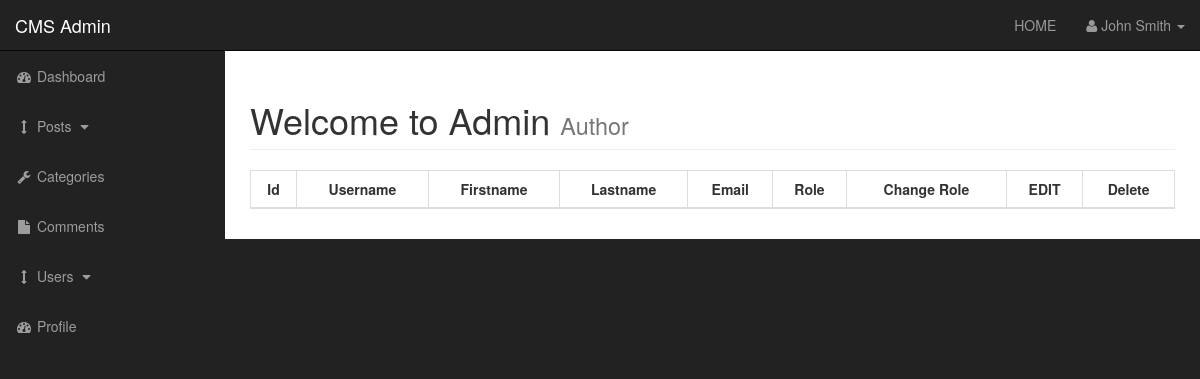
Page /admin/users.php on the earlier database version.
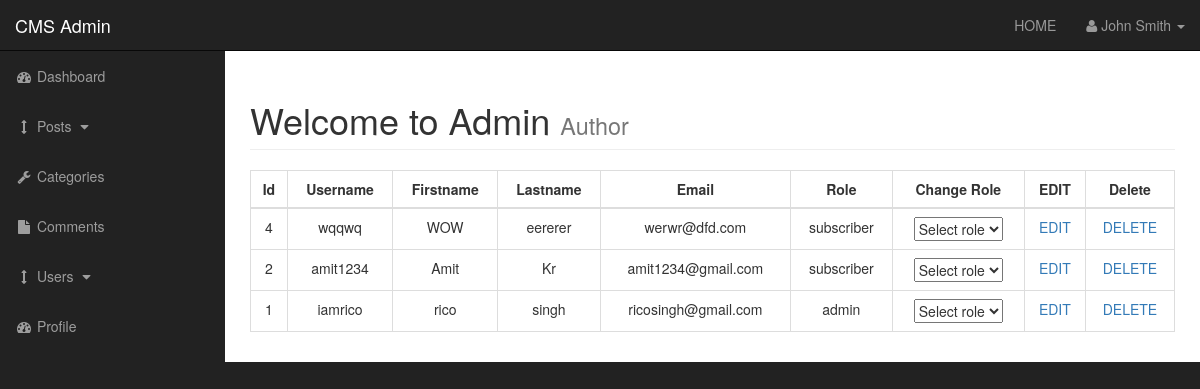
Same page on the later database version.
### tables this page shows
CREATE TABLE `users` (
  `user_id` int(3) NOT NULL,
  `username` varchar(255) NOT NULL,
  `user_password` varchar(255) NOT NULL,
  `user_firstname` varchar(255) NOT NULL,
  `user_lastname` varchar(255) NOT NULL,
  `user_email` varchar(255) NOT NULL,
  `user_image` text NOT NULL,
  `user_role` varchar(255) NOT NULL,
  `randSalt` varchar(255) NOT NULL
);

### admin/includes/view_all_users.php (the view, shortened to what this page needs)
<table class="table table-bordered table-hover text-center">
    <thead>
        <tr>
            <th class="text-center">Id</th>
            <th class="text-center">Username</th>
            <th class="text-center">Firstname</th>
            <th class="text-center">Lastname</th>
            <th class="text-center">Email</th>
            <th class="text-center">Role</th>
            <th class="text-center">Change Role</th>
            <th class="text-center">EDIT</th>
            <th class="text-center">Delete</th>
        </tr>
    </thead>
    <tbody>
        <?php
            $query = "SELECT * FROM users ORDER BY user_id DESC";
            $all_users = mysqli_query($connection,$query);
            while($row = mysqli_fetch_assoc($all_users)){
                $user_id = $row['user_id'];
                $username = $row['username'];
                $user_firstname = $row['user_firstname'];
                $user_lastname = $row['user_lastname'];
                $user_email = $row['user_email'];
                $user_role = $row['user_role'];
                echo"<tr>";
                echo"<td>{$user_id}</td>";
                echo"<td>{$username}</td>";
                echo"<td>{$user_firstname}</td>";
                echo"<td>{$user_lastname}</td>";
                echo"<td>{$user_email}</td>";
                echo"<td>{$user_role}</td>";
                echo"<td><select name=user_role>
                           <option value='select_role'>Select role</option>
                           <option value='admin'>Admin</option>
                           <option value='subscriber'>Subscriber</option>
                         </select>
                     </td>";
                echo"<td><a href='users.php?source=edit_user&edit_user={$user_id}'>EDIT</a></td>";
                echo"<td><a href='users.php?delete={$user_id}'>DELETE</a></td>";
                echo"</tr>";
            }
        ?>
    </tbody>
</table>

### admin/includes/admin_header.php (shortened to what this page needs)
<!DOCTYPE html>
<html lang="en">
<head>
    <link href="css/bootstrap.min.css" rel="stylesheet">
    <link href="css/sb-admin.css" rel="stylesheet">
    <link href="font-awesome/css/font-awesome.min.css" rel="stylesheet" type="text/css">
</head>
<body>

### admin/users.php (shortened to what this page needs)
<?php  include "includes/admin_header.php"?>
    <div id="wrapper">
        <?php include "includes/admin_navigation.php"?>
        <div id="page-wrapper">
            <div class="container-fluid">
                <div class="row">
                    <div class="col-lg-12">
                       <h1 class="page-header">
                             Welcome to Admin
                            <small>Author</small>
                        </h1>
                        <?php
                            if(isset($_GET['source'])){
                                $source = $_GET['source'];
                            } else {
                                $source = "";
                            }
                            switch($source){
                                default:
                                    include "includes/view_all_users.php";
                            }
                        ?>
                    </div>
                </div>
            </div>
        </div>
    </div>
<?php include "includes/admin_footer.php"?>

### admin/includes/admin_navigation.php (shortened to what this page needs)
<nav class="navbar navbar-inverse navbar-fixed-top" role="navigation">
            <div class="navbar-header">
                <a class="navbar-brand" href="index.php">CMS Admin</a>
            </div>
            <ul class="nav navbar-right top-nav">
                <li><a href="../index.php">HOME</a></li>
                <li class="dropdown">
                    <a href="#" class="dropdown-toggle" data-toggle="dropdown"><i class="fa fa-user"></i> John Smith <b class="caret"></b></a>
                </li>
            </ul>
            <div class="collapse navbar-collapse navbar-ex1-collapse">
                <ul class="nav navbar-nav side-nav">
                    <li>
                        <a href="index.php"><i class="fa fa-fw fa-dashboard"></i> Dashboard</a>
                    </li>
                    <li>
                        <a href="javascript:;" data-toggle="collapse" data-target="#posts_dropdown">
                        <i class="fa fa-fw fa-arrows-v"></i> Posts <i class="fa fa-fw fa-caret-down"></i></a>
                    </li>
                    <li>
                        <a href="./categories.php"><i class="fa fa-fw fa-wrench"></i> Categories</a>
                    </li>
                    <li class="a">
                        <a href="./comments.php"><i class="fa fa-fw fa-file"></i> Comments</a>
                    </li>
                    <li>
                        <a href="javascript:;" data-toggle="collapse" data-target="#demo">
                        <i class="fa fa-fw fa-arrows-v"></i> Users <i class="fa fa-fw fa-caret-down"></i></a>
                    </li>
                    <li>
                        <a href="index.html"><i class="fa fa-fw fa-dashboard"></i> Profile</a>
                    </li>
                </ul>
            </div>
        </nav>

### admin/includes/admin_footer.php (shortened to what this page needs)
</body>
</html>

### admin/css/sb-admin.css (style rules this page uses)
body { margin-top: 100px; background-color: #222; }
@media (min-width:768px) { body { margin-top: 50px; } }
#wrapper { padding-left: 0; }
#page-wrapper { width: 100%; padding: 0; background-color: #fff; }
@media (min-width:768px) { #wrapper { padding-left: 225px; } }
@media (min-width:768px) { #page-wrapper { padding: 10px; } }
.top-nav { padding: 0 15px; }
.top-nav>li { display: inline-block; float: left; }
.top-nav>li>a { padding-top: 15px; padding-bottom: 15px; line-height: 20px; color: #999; }
@media (min-width:768px) { .side-nav { position: fixed; top: 51px; left: 225px; width: 225px; margin-left: -225px; border: none; border-radius: 0; overflow-y: auto; background-color: #222; } }
@media (min-width:768px) { .side-nav>li>a { width: 225px; } }

Differences in the rows shown:
added users: user_id "4", username "wqqwq", user_firstname "WOW", user_lastname "eererer", user_email "werwr@dfd.com", user_role "subscriber"
added users: user_id "2", username "amit1234", user_firstname "Amit", user_lastname "Kr", user_email "amit1234@gmail.com", user_role "subscriber"
added users: user_id "1", username "iamrico", user_firstname "rico", user_lastname "singh", user_email "ricosingh@gmail.com", user_role "admin"
